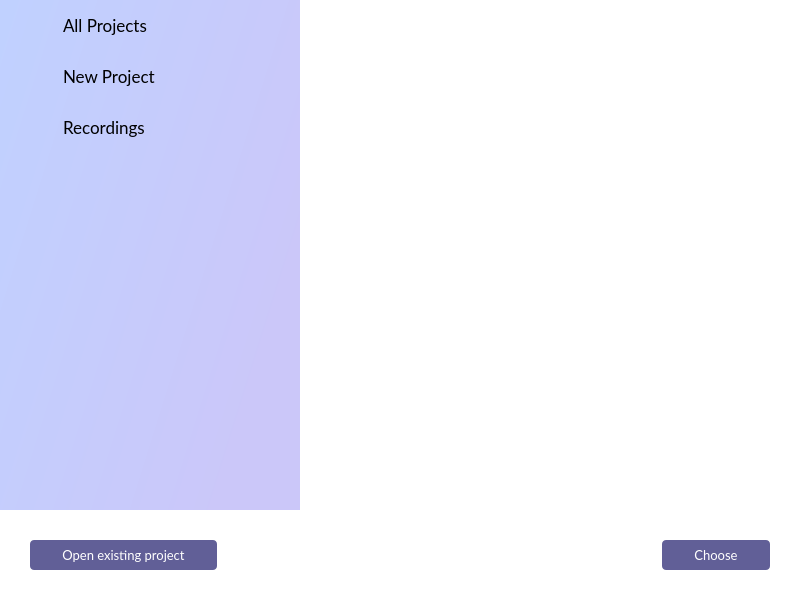
<?xml version="1.0" encoding="UTF-8"?>
<ui version="4.0">
 <class>WelcomeWindow</class>
 <widget class="QMainWindow" name="WelcomeWindow">
  <property name="geometry">
   <rect>
    <x>0</x>
    <y>0</y>
    <width>800</width>
    <height>600</height>
   </rect>
  </property>
  <property name="windowTitle">
   <string>MainWindow</string>
  </property>
  <widget class="QWidget" name="centralwidget">
   <property name="styleSheet">
    <string notr="true">background-color: rgb(255, 255, 255);</string>
   </property>
   <layout class="QVBoxLayout" name="verticalLayout">
    <property name="spacing">
     <number>0</number>
    </property>
    <property name="leftMargin">
     <number>0</number>
    </property>
    <property name="topMargin">
     <number>0</number>
    </property>
    <property name="rightMargin">
     <number>0</number>
    </property>
    <property name="bottomMargin">
     <number>0</number>
    </property>
    <item>
     <widget class="QSplitter" name="splitter">
      <property name="styleSheet">
       <string notr="true">color: qlineargradient(spread:pad, x1:0, y1:1, x2:0, y2:0, stop:0 rgba(100, 100, 100, 255), stop:1 rgba(100, 100, 100, 128));</string>
      </property>
      <property name="orientation">
       <enum>Qt::Horizontal</enum>
      </property>
      <property name="handleWidth">
       <number>0</number>
      </property>
      <widget class="QListWidget" name="listWidget">
       <property name="maximumSize">
        <size>
         <width>300</width>
         <height>16777215</height>
        </size>
       </property>
       <property name="font">
        <font>
         <family>Lato</family>
         <pointsize>13</pointsize>
        </font>
       </property>
       <property name="styleSheet">
        <string notr="true">QListWidget {
	background-color: qlineargradient(spread:pad, x1:1, y1:0.527955, x2:0.006, y2:0, stop:0 rgba(203, 199, 249, 255), stop:1 rgba(192, 209, 255, 255));
	border: 0px;
	spacing: 0px;
	subcontrol-position: right bottom;
}

QListWidget::item {
	border: 0px;
	padding-left: 35px;
	padding-top: 15px;
	padding-bottom: 15px;
}

QListWidget::item:hover {
	background-color: rgba(183, 192, 239, 127);
}

QListWidget::item:selected  {
	background-color: rgba(183, 192, 239, 255);
	color: rgb(97, 95, 151);
}

QListView::text {
    left: 25px;
}</string>
       </property>
       <property name="tabKeyNavigation">
        <bool>true</bool>
       </property>
       <property name="iconSize">
        <size>
         <width>70</width>
         <height>70</height>
        </size>
       </property>
       <item>
        <property name="text">
         <string>All Projects</string>
        </property>
        <property name="icon">
         <iconset resource="icons.qrc">
          <normaloff>:/icons/all_projects.svg</normaloff>
          <selectedoff>:/icons/all_projects_selected.svg</selectedoff>:/icons/all_projects.svg</iconset>
        </property>
       </item>
       <item>
        <property name="text">
         <string>New Project</string>
        </property>
        <property name="icon">
         <iconset resource="icons.qrc">
          <normaloff>:/icons/new_project.svg</normaloff>
          <selectedoff>:/icons/new_project_selected.svg</selectedoff>:/icons/new_project.svg</iconset>
        </property>
       </item>
       <item>
        <property name="text">
         <string>Recordings</string>
        </property>
        <property name="icon">
         <iconset resource="icons.qrc">
          <normaloff>:/icons/recordings.svg</normaloff>
          <selectedoff>:/icons/recordings_selected.svg</selectedoff>:/icons/recordings.svg</iconset>
        </property>
       </item>
      </widget>
      <widget class="QStackedWidget" name="stackedWidget">
       <property name="styleSheet">
        <string notr="true"/>
       </property>
       <widget class="QWidget" name="allProjectsPage">
        <layout class="QVBoxLayout" name="verticalLayout_2">
         <property name="spacing">
          <number>0</number>
         </property>
         <property name="leftMargin">
          <number>0</number>
         </property>
         <property name="topMargin">
          <number>0</number>
         </property>
         <property name="rightMargin">
          <number>0</number>
         </property>
         <property name="bottomMargin">
          <number>0</number>
         </property>
        </layout>
       </widget>
       <widget class="QWidget" name="newProjectPage"/>
       <widget class="QWidget" name="recordingsPage"/>
      </widget>
     </widget>
    </item>
    <item>
     <widget class="QWidget" name="bottomWidget" native="true">
      <property name="maximumSize">
       <size>
        <width>16777215</width>
        <height>90</height>
       </size>
      </property>
      <layout class="QHBoxLayout" name="buttomLayout">
       <property name="leftMargin">
        <number>30</number>
       </property>
       <property name="rightMargin">
        <number>30</number>
       </property>
       <item>
        <widget class="QPushButton" name="openButton">
         <property name="minimumSize">
          <size>
           <width>0</width>
           <height>30</height>
          </size>
         </property>
         <property name="font">
          <font>
           <family>Lato</family>
           <pointsize>10</pointsize>
          </font>
         </property>
         <property name="styleSheet">
          <string notr="true">border-radius: 4px;
background-color: rgb(97, 95, 151);
color: rgb(255, 255, 255);
padding: 6px 32px 6px 32px;</string>
         </property>
         <property name="text">
          <string>Open existing project</string>
         </property>
        </widget>
       </item>
       <item>
        <spacer name="horizontalSpacer">
         <property name="orientation">
          <enum>Qt::Horizontal</enum>
         </property>
         <property name="sizeHint" stdset="0">
          <size>
           <width>40</width>
           <height>20</height>
          </size>
         </property>
        </spacer>
       </item>
       <item>
        <widget class="QPushButton" name="chooseButton">
         <property name="minimumSize">
          <size>
           <width>0</width>
           <height>30</height>
          </size>
         </property>
         <property name="font">
          <font>
           <family>Lato</family>
           <pointsize>10</pointsize>
          </font>
         </property>
         <property name="styleSheet">
          <string notr="true">border-radius: 4px;
background-color: rgb(97, 95, 151);
color: rgb(255, 255, 255);
padding: 6px 32px 6px 32px;</string>
         </property>
         <property name="text">
          <string>Choose</string>
         </property>
        </widget>
       </item>
      </layout>
     </widget>
    </item>
   </layout>
  </widget>
 </widget>
 <tabstops>
  <tabstop>listWidget</tabstop>
 </tabstops>
 <resources>
  <include location="icons.qrc"/>
 </resources>
 <connections/>
</ui>
